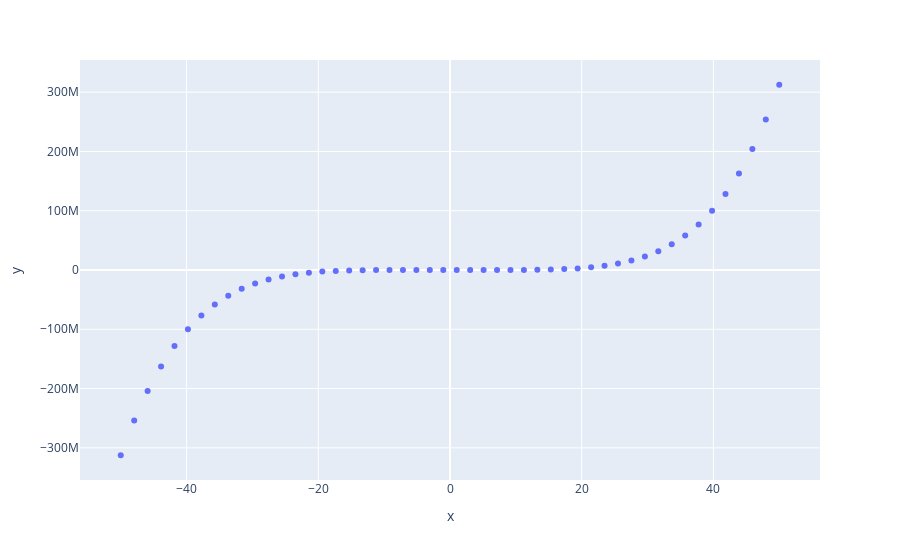
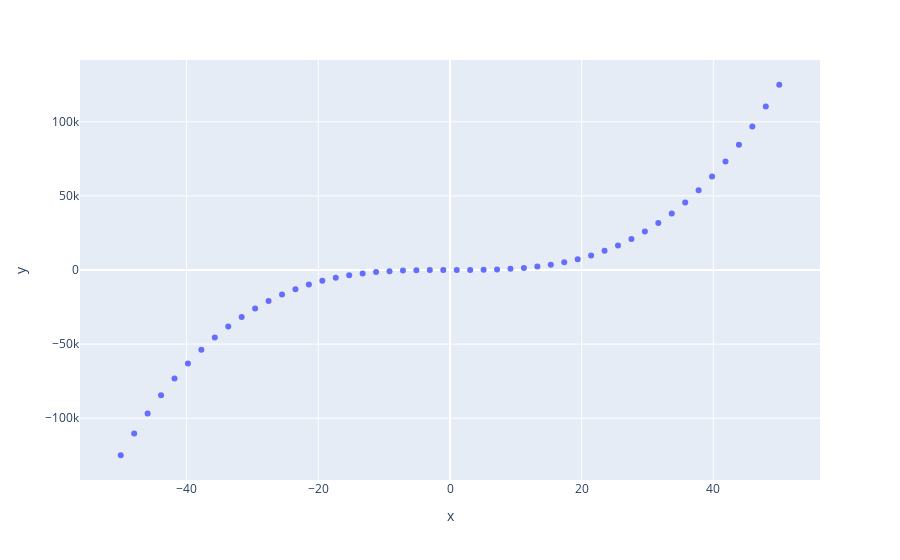
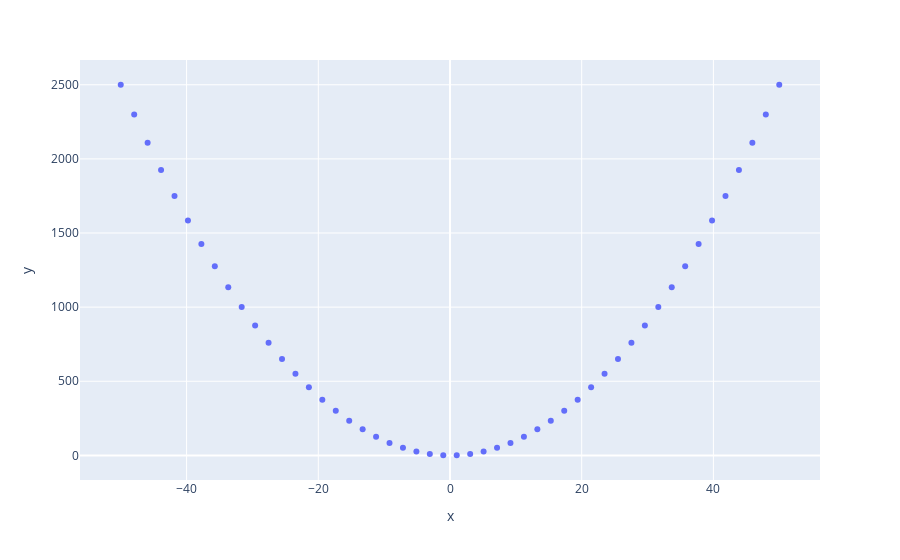

The notebook cell saved with these charts, in order:
### Code cell
import numpy as np
import plotly.express as px

# x-axis data points 
x = np.linspace(start=-50, stop=50)

# y-axis data points 
y = x ** 5 + x ** 3

# define the plot 
fig = px.scatter(x=x, y=y)

fig.show()

### Figure 1 — Plotly figure (JSON) as saved in the notebook; plotly's stock layout.template omitted (floating-point values rounded to 4 significant figures)
{"data": [{"hovertemplate": "x=%{x}<br>y=%{y}<extra></extra>", "legendgroup": "", "marker": {"color": "#636efa", "symbol": "circle"}, "mode": "markers", "name": "", "orientation": "v", "showlegend": false, "type": "scatter", "x": [-50, -47.96, -45.92, -43.88, -41.84, -39.8, -37.76, -35.71, -33.67, -31.63, -29.59, -27.55, -25.51, -23.47, -21.43, -19.39, -17.35, -15.31, -13.27, -11.22, -9.184, -7.143, -5.102, -3.061, -1.02, 1.02, 3.061, 5.102, 7.143, 9.184, 11.22, 13.27, 15.31, 17.35, 19.39, 21.43, 23.47, 25.51, 27.55, 29.59, 31.63, 33.67, 35.71, 37.76, 39.8, 41.84, 43.88, 45.92, 47.96, 50], "xaxis": "x", "y": [-312500000, -253700000.0, -204100000.0, -162600000.0, -128200000.0, -99810000.0, -76710000.0, -58100000.0, -43300000.0, -31670000.0, -22690000.0, -15870000.0, -10800000.0, -7120000.0, -4518000.0, -2739000.0, -1571000.0, -840100.0, -410800.0, -178200.0, -65330.0, -18590.0, -3457.0, -268.8, -1.106, 1.106, 268.8, 3457.0, 18590.0, 65330.0, 178200.0, 410800.0, 840100.0, 1571000.0, 2739000.0, 4518000.0, 7120000.0, 10800000.0, 15870000.0, 22690000.0, 31670000.0, 43300000.0, 58100000.0, 76710000.0, 99810000.0, 128200000.0, 162600000.0, 204100000.0, 253700000.0, 312500000], "yaxis": "y"}], "layout": {"autosize": true, "legend": {"tracegroupgap": 0}, "margin": {"t": 60}, "xaxis": {"anchor": "y", "autorange": true, "domain": [0, 1], "range": [-56.19, 56.19], "title": {"text": "x"}, "type": "linear"}, "yaxis": {"anchor": "x", "autorange": true, "domain": [0, 1], "range": [-360900000.0, 360900000.0], "title": {"text": "y"}, "type": "linear"}}}

### Figure 2 — Plotly figure (JSON) as saved in the notebook; plotly's stock layout.template omitted (floating-point values rounded to 4 significant figures)
{"data": [{"hovertemplate": "x=%{x}<br>y=%{y}<extra></extra>", "legendgroup": "", "marker": {"color": "#636efa", "symbol": "circle"}, "mode": "markers", "name": "", "orientation": "v", "showlegend": false, "type": "scatter", "x": [-50, -47.96, -45.92, -43.88, -41.84, -39.8, -37.76, -35.71, -33.67, -31.63, -29.59, -27.55, -25.51, -23.47, -21.43, -19.39, -17.35, -15.31, -13.27, -11.22, -9.184, -7.143, -5.102, -3.061, -1.02, 1.02, 3.061, 5.102, 7.143, 9.184, 11.22, 13.27, 15.31, 17.35, 19.39, 21.43, 23.47, 25.51, 27.55, 29.59, 31.63, 33.67, 35.71, 37.76, 39.8, 41.84, 43.88, 45.92, 47.96, 50], "xaxis": "x", "y": [-125000, -110300.0, -96820.0, -84470.0, -73230.0, -63030.0, -53820.0, -45550.0, -38180.0, -31650.0, -25910.0, -20910.0, -16600.0, -12930.0, -9840.0, -7288.0, -5220.0, -3586.0, -2334.0, -1414.0, -774.5, -364.4, -132.8, -28.69, -1.062, 1.062, 28.69, 132.8, 364.4, 774.5, 1414.0, 2334.0, 3586.0, 5220.0, 7288.0, 9840.0, 12930.0, 16600.0, 20910.0, 25910.0, 31650.0, 38180.0, 45550.0, 53820.0, 63030.0, 73230.0, 84470.0, 96820.0, 110300.0, 125000], "yaxis": "y"}], "layout": {"autosize": true, "legend": {"tracegroupgap": 0}, "margin": {"t": 60}, "xaxis": {"anchor": "y", "autorange": true, "domain": [0, 1], "range": [-56.19, 56.19], "title": {"text": "x"}, "type": "linear"}, "yaxis": {"anchor": "x", "autorange": true, "domain": [0, 1], "range": [-144400.0, 144400.0], "title": {"text": "y"}, "type": "linear"}}}

### Figure 3 — Plotly figure (JSON) as saved in the notebook; plotly's stock layout.template omitted (floating-point values rounded to 4 significant figures)
{"data": [{"hovertemplate": "x=%{x}<br>y=%{y}<extra></extra>", "legendgroup": "", "marker": {"color": "#636efa", "symbol": "circle"}, "mode": "markers", "name": "", "orientation": "v", "showlegend": false, "type": "scatter", "x": [-50, -47.96, -45.92, -43.88, -41.84, -39.8, -37.76, -35.71, -33.67, -31.63, -29.59, -27.55, -25.51, -23.47, -21.43, -19.39, -17.35, -15.31, -13.27, -11.22, -9.184, -7.143, -5.102, -3.061, -1.02, 1.02, 3.061, 5.102, 7.143, 9.184, 11.22, 13.27, 15.31, 17.35, 19.39, 21.43, 23.47, 25.51, 27.55, 29.59, 31.63, 33.67, 35.71, 37.76, 39.8, 41.84, 43.88, 45.92, 47.96, 50], "xaxis": "x", "y": [2500, 2300.0, 2108.0, 1925.0, 1750.0, 1584.0, 1425.0, 1276.0, 1134.0, 1001.0, 875.7, 759.1, 650.8, 550.8, 459.2, 375.9, 300.9, 234.3, 176.0, 126.0, 84.34, 51.02, 26.03, 9.371, 1.041, 1.041, 9.371, 26.03, 51.02, 84.34, 126.0, 176.0, 234.3, 300.9, 375.9, 459.2, 550.8, 650.8, 759.1, 875.7, 1001.0, 1134.0, 1276.0, 1425.0, 1584.0, 1750.0, 1925.0, 2108.0, 2300.0, 2500], "yaxis": "y"}], "layout": {"autosize": true, "legend": {"tracegroupgap": 0}, "margin": {"t": 60}, "xaxis": {"anchor": "y", "autorange": true, "domain": [0, 1], "range": [-56.19, 56.19], "title": {"text": "x"}, "type": "linear"}, "yaxis": {"anchor": "x", "autorange": true, "domain": [0, 1], "range": [-192.4, 2693.0], "title": {"text": "y"}, "type": "linear"}}}
